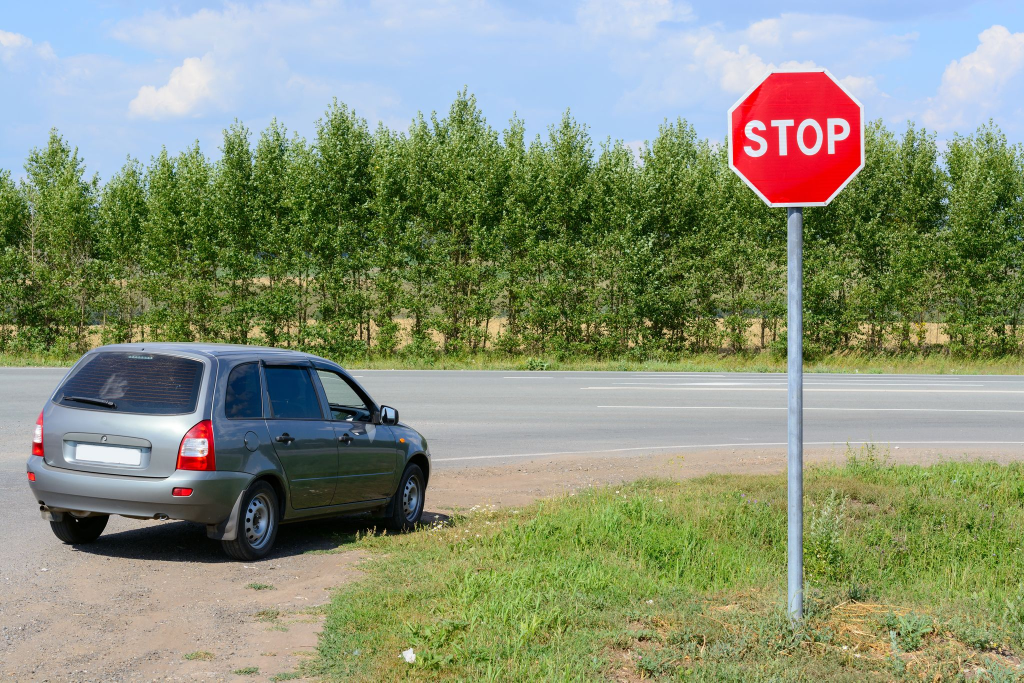
#> input picture signs/image.jpeg, 2048 x 1365 px (shown at 1/2 size); its folder holds only this picture in this run
$ python -i APO.py   (imports and definitions only)
#> lines starting #> are read from the running program, lines starting #| are printed output that depends on the picture; after the words box and inside, x2 and y2 are one past the last pixel; in counts of white or black regions, pixels touching at a corner belong together
#> further down, picture is the input picture: shape (1365, 2048, 3); mean B, G, R 120.8, 145.4, 136.7
import numpy as np
import cv2
import tkinter as tk
import sys
import os
from PIL import Image, ImageTk

from template_match import TemplateMatcher

HIGH = 400
WIDTH = 400

# [30 lines left out: function stackImages, not called in this run]

def red(img_hsv):
    lower_red_1 = np.array([0,70,60])
    upper_red_1 = np.array([10,255,255])
    lower_red_2 = np.array([170,70,60])
    upper_red_2 = np.array([180,255,255])
    mask_1 = cv2.inRange(img_hsv,lower_red_1,upper_red_1)
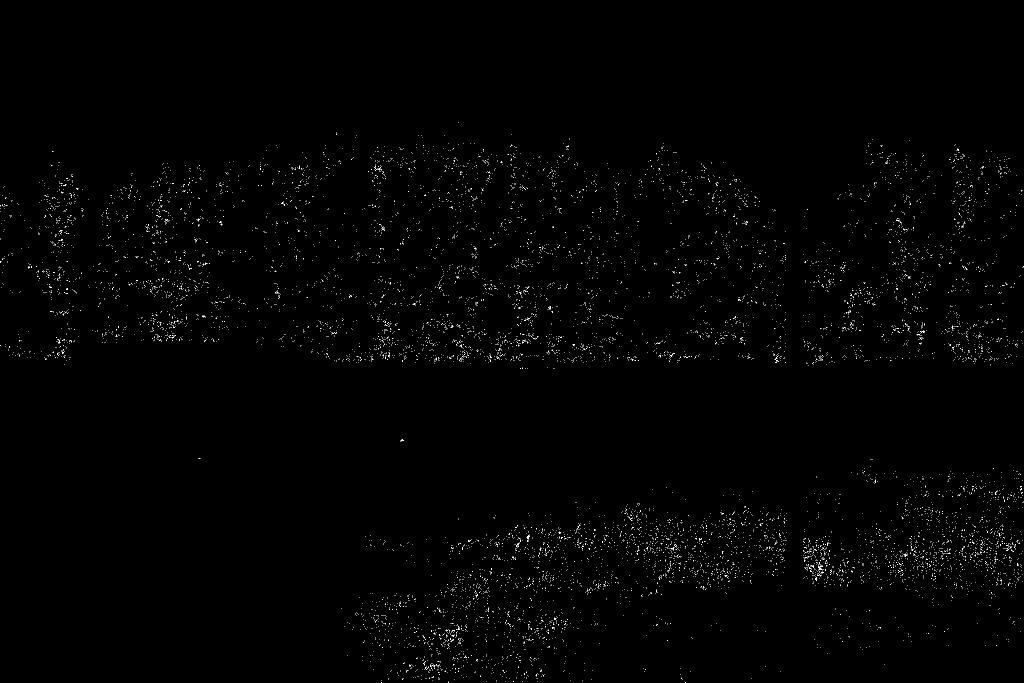
#> mask_1: shape (1365, 2048) (shown at 1/2 size); 0.54% white in thin lines or dots, all inside (x1, y1, x2, y2) = (0, 245, 2048, 1365)
    mask_2 = cv2.inRange(img_hsv,lower_red_2,upper_red_2)
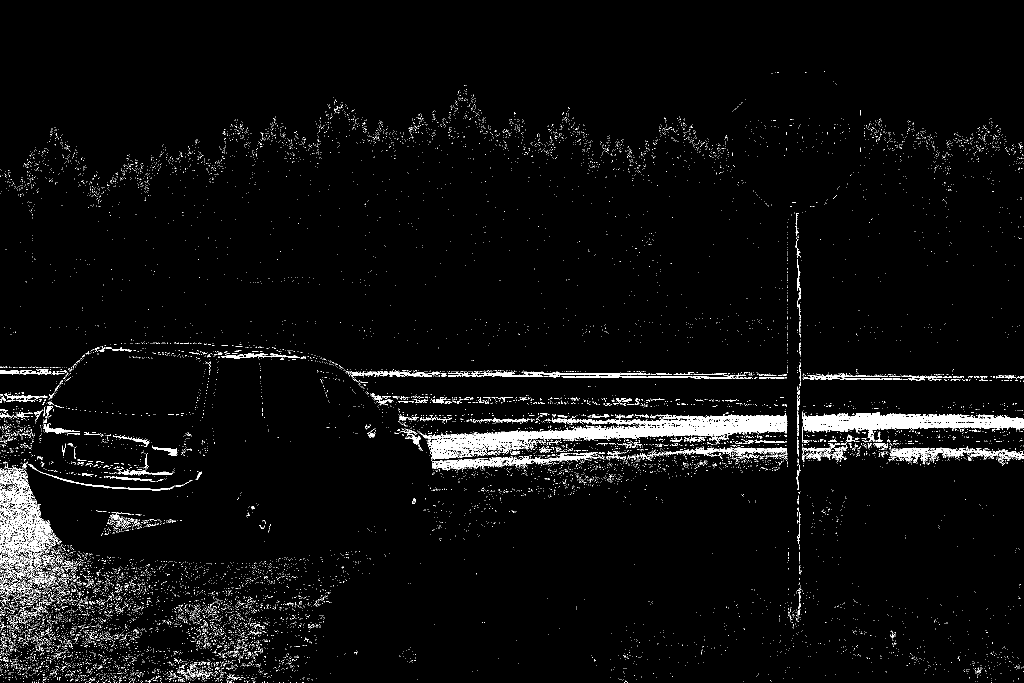
#> mask_2: shape (1365, 2048) (shown at 1/2 size); 3.6% white; 15261 white regions (14994 under 20 px), largest, box (x1, y1, x2, y2) and area: (839, 826, 1575, 919) 20063, (1605, 823, 2048, 885) 11117, (0, 937, 110, 1159) 8010
    mask = cv2.bitwise_or(mask_1, mask_2)
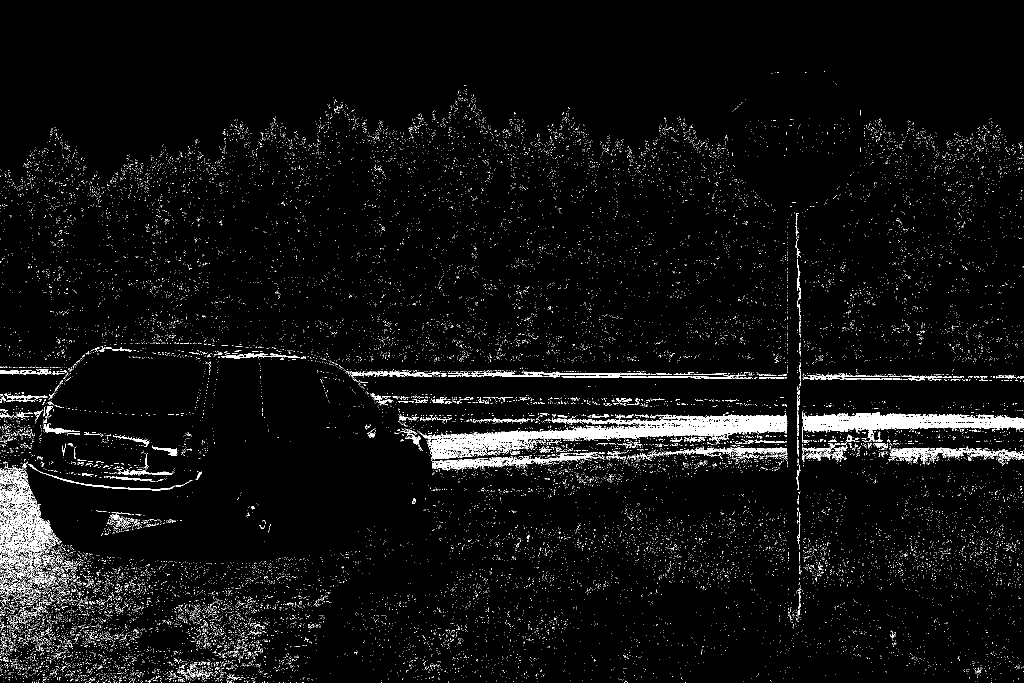
#> mask: shape (1365, 2048) (shown at 1/2 size); 4.2% white; 25094 white regions (24825 under 20 px), largest, box (x1, y1, x2, y2) and area: (839, 826, 1575, 919) 20063, (1605, 823, 2048, 885) 11117, (0, 937, 110, 1159) 8010
    return mask

# [8 lines left out: function blue, not called in this run]

def check_colour(img, mask):
    img_result = cv2.bitwise_and(img,img,mask=mask)
    return img_result

# [39 lines left out: functions signs_detecion, signs_mark, not called in this run]

def return_window(window_now, window_new):
    window_now.pack_forget()
    window_new.pack()

# [116 lines left out: functions choice_image, menu, not called in this run]

# [10 lines not run here, left out]

>>> import cv2
>>> picture = cv2.imread('signs/image.jpeg')
>>> result = red(picture)

$ run again, on signs/ostrz.jpg
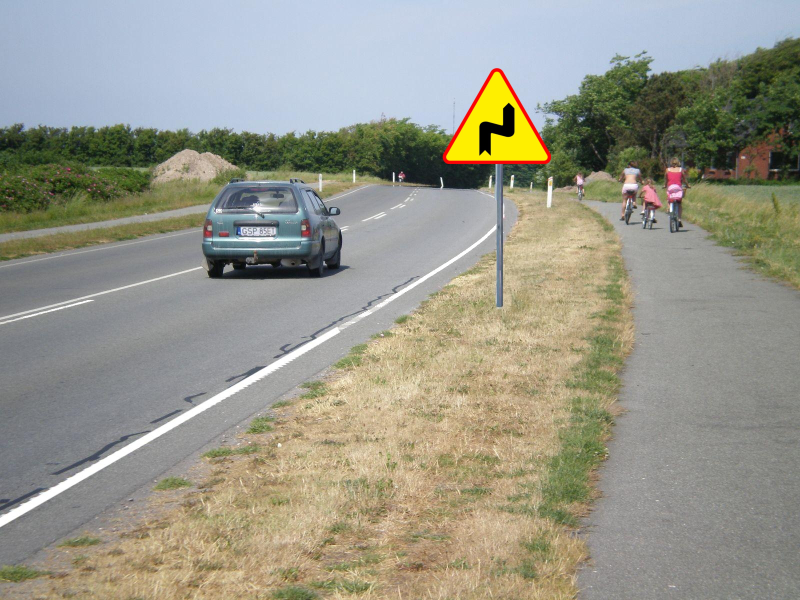
#> input picture signs/ostrz.jpg, 1600 x 1200 px (shown at 1/2 size)
#> picture is the input picture: shape (1200, 1600, 3); mean B, G, R 137.4, 150.8, 151.7
#> in red, `mask_1 = cv2.inRange(img_hsv,lower_red_1,upper_red_1)`:
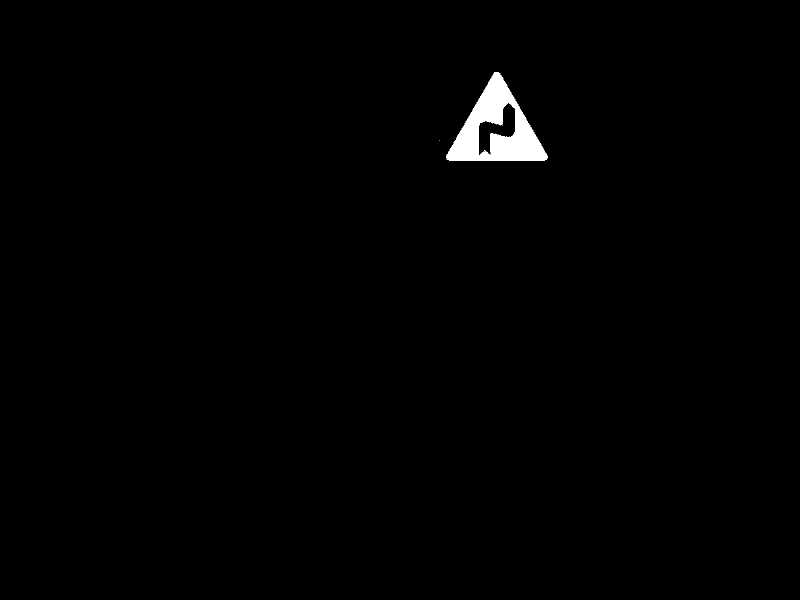
#> mask_1: shape (1200, 1600) (shown at 1/2 size); 0.82% white; 19 white regions (17 under 20 px), largest, box (x1, y1, x2, y2) and area: (892, 144, 1095, 320) 15507, (898, 321, 1090, 322) 192
#> mask_2: shape (1200, 1600); 3.5% white; 7480 white regions (7343 under 20 px), largest, box (x1, y1, x2, y2) and area: (581, 377, 974, 658) 33455, (669, 460, 993, 693) 7074, (1006, 394, 1037, 490) 1261
#> in red, `mask = cv2.bitwise_or(mask_1, mask_2)`:
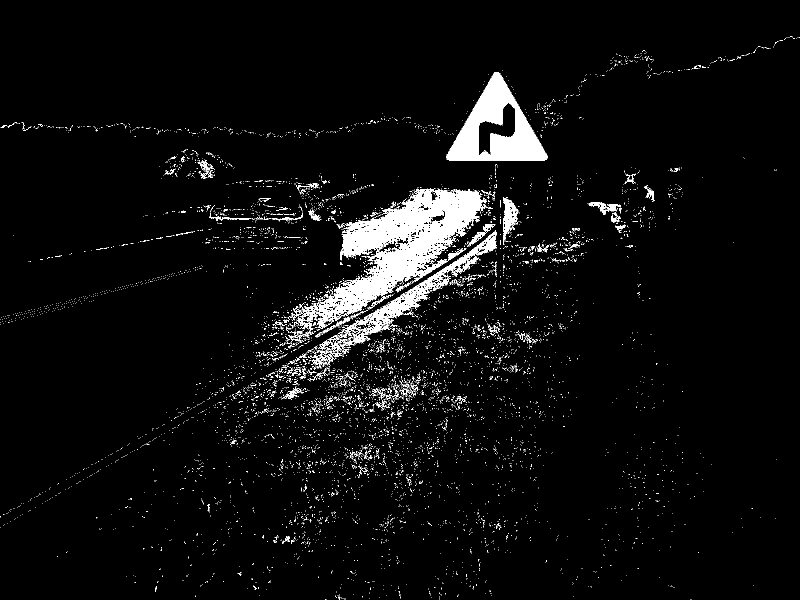
#> mask: shape (1200, 1600) (shown at 1/2 size); 4.3% white; 7499 white regions (7360 under 20 px), largest, box (x1, y1, x2, y2) and area: (581, 377, 974, 658) 33455, (892, 144, 1095, 320) 15507, (669, 460, 993, 693) 7074

$ run again, on signs/ostrze.jpg
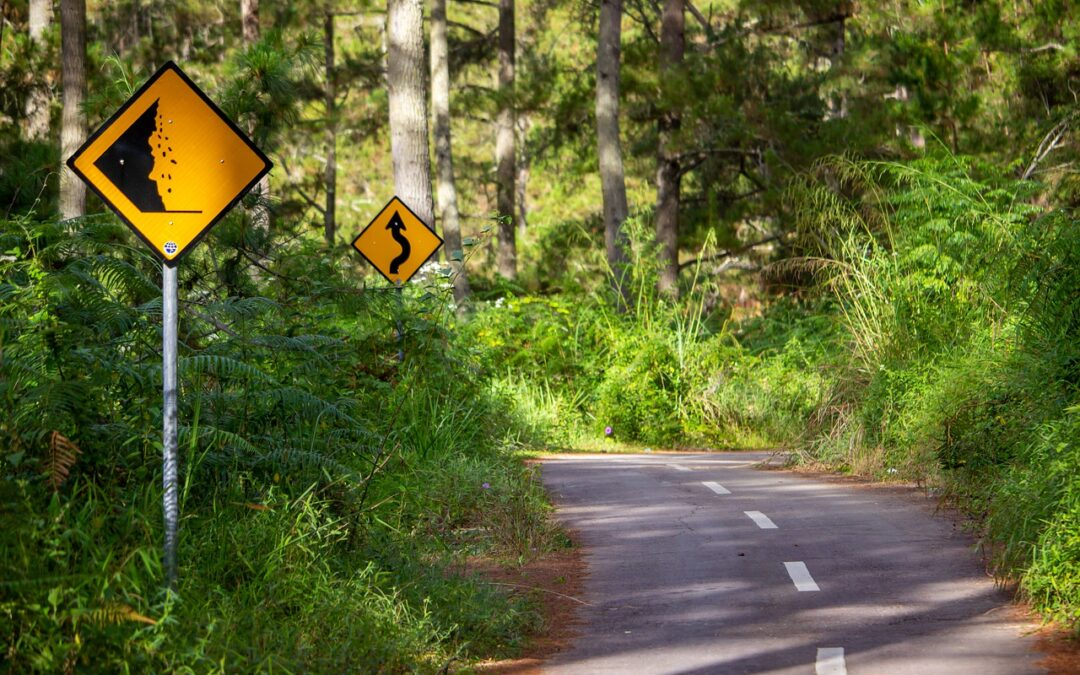
#> input picture signs/ostrze.jpg, 1080 x 675 px
#> picture is the input picture: shape (675, 1080, 3); mean B, G, R 49.7, 100.2, 93.6
#> in red, `mask_1 = cv2.inRange(img_hsv,lower_red_1,upper_red_1)`:
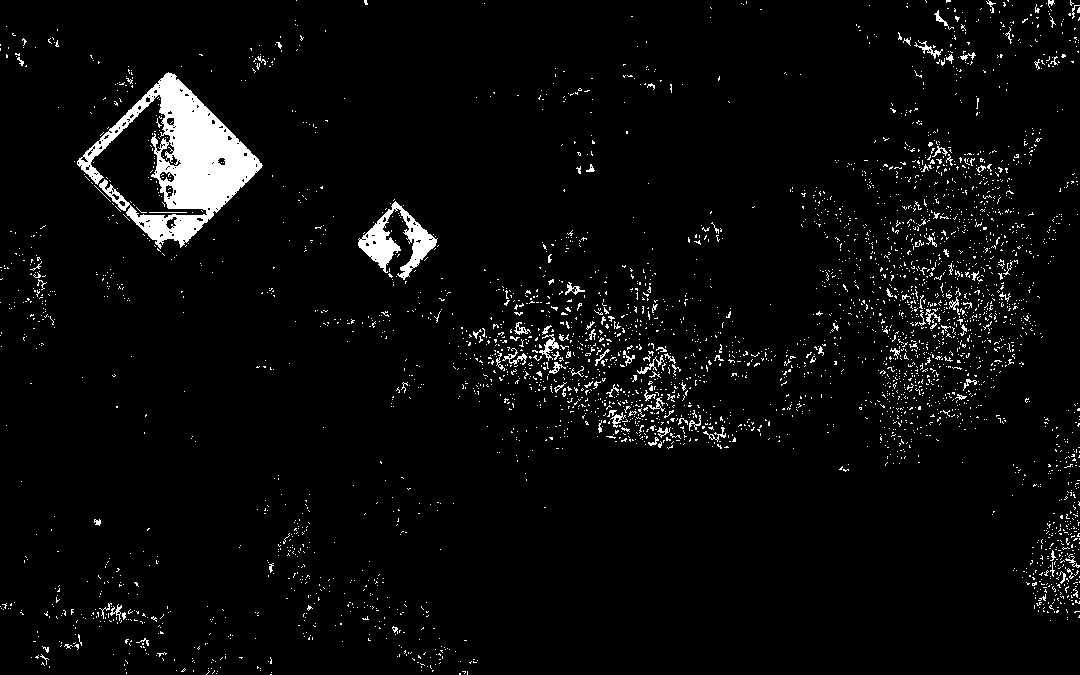
#> mask_1: shape (675, 1080); 4% white; 3674 white regions (3551 under 20 px), largest, box (x1, y1, x2, y2) and area: (77, 72, 263, 249) 11462, (358, 201, 438, 280) 2181, (539, 334, 559, 361) 179
#> mask_2: shape (675, 1080); 0.64% white in thin lines or dots
#> in red, `mask = cv2.bitwise_or(mask_1, mask_2)`:
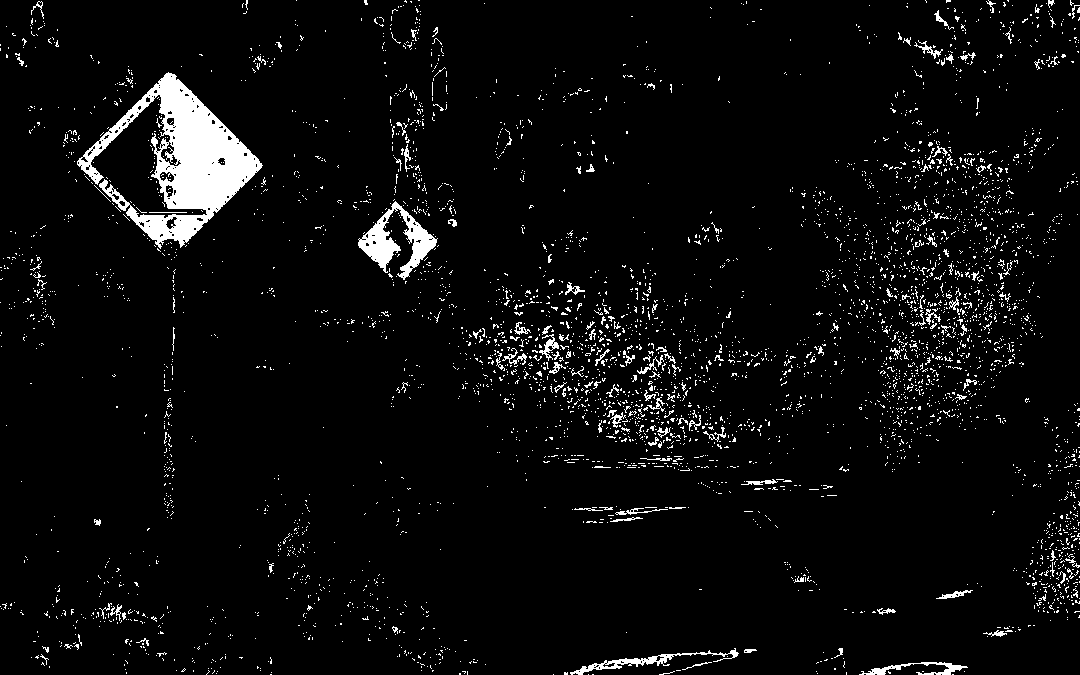
#> mask: shape (675, 1080); 4.6% white; 4414 white regions (4263 under 20 px), largest, box (x1, y1, x2, y2) and area: (77, 72, 263, 249) 11462, (358, 201, 438, 280) 2181, (570, 648, 739, 675) 782
